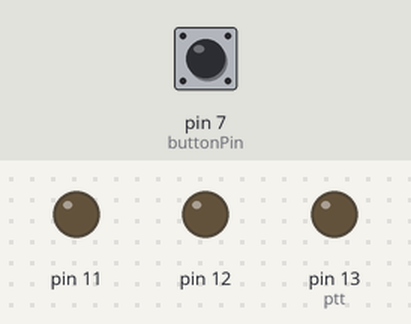
A sketch run on a simulated Arduino Uno, built with avr-gcc and run on an emulated ATmega328P. Shown: output pins drawn as LEDs (lit = HIGH). The test bench sets the inputs (shaded band); at power-on: pin 7 (buttonPin) LOW.

Above: at 1.2 s.
1.3 s: pin 7 (buttonPin) pulled HIGH for 0.15 s
At 6.8 s:
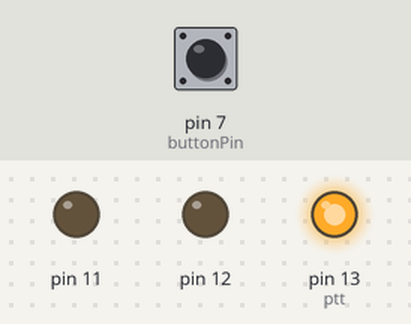
7.4 s: pin 7 (buttonPin) pulled HIGH for 1 s
At 9.9 s:
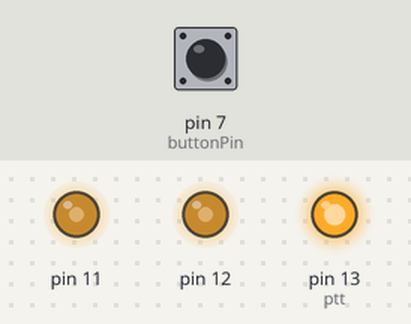
Timing chart, 0 to 16.2 s (numbered marks = the images above; inputs shaded):
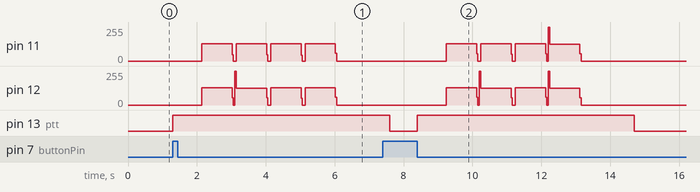

Measured:
- after the input at 1.3 s, pin 11: ramps from 129/255 to 0/255 and jumps back, once every 1.0 s; pin 13 (ptt): LOW → HIGH at once
- after the input at 7.4 s, pin 13 (ptt): HIGH → LOW after 0.20 s instead of 6.5 s

The sketch:

Tone.ino
```cpp
// DTMF (Dual Tone Multiple Frequency) Demonstration

// http://en.wikipedia.org/wiki/Dual-tone_multi-frequency

// To mix the output of the signals to output to a small speaker (i.e. 8 Ohms or higher),
// simply use 1K Ohm resistors from each output pin and tie them together at the speaker.
// Don't forget to connect the other side of the speaker to ground!

#include <Tone.h>

int ptt=13;
int buttonPin = 7;
boolean currentState = LOW;//stroage for current button state
boolean lastState = LOW;//storage for last button state

Tone freq1;
Tone freq2;

const int DTMF_freq1[] = { 1336, 1209, 1336, 1477, 1209, 1336, 1477, 1209, 1336, 1477, 1633 };
const int DTMF_freq2[] = {  941,  697,  697,  697,  770,  770,  770,  852,  852,  852, 941 };

void setup()
{
  pinMode(buttonPin, INPUT);//this time we will set the pin as INPUT
  pinMode(ptt, OUTPUT);
  Serial.begin(9600);
  freq1.begin(11);
  freq2.begin(12);
}

void playDTMF(uint8_t number, long duration)
{
  freq1.play(DTMF_freq1[number], duration);
  freq2.play(DTMF_freq2[number], duration);
}


void loop()
{
    currentState = digitalRead(buttonPin);
    if (currentState == HIGH && lastState == LOW){//if button has just been pressed
        digitalWrite(ptt, HIGH);
        delay(800);
        int i;
        uint8_t phone_number[] = { 1,1,1,10 };

        for(i = 0; i < sizeof(phone_number); i ++)
        {
         // Serial.print(phone_number[i], 10);
          //Serial.print(' ');
          playDTMF(phone_number[i], 900);
          delay(1000);
        }
        delay(1500);
        digitalWrite(ptt, LOW);
       // Serial.println();
        //delay(6000);
      delay(1);//crude form of button debouncing
    } else if(currentState == LOW && lastState == HIGH){
        digitalWrite(ptt, HIGH);
        delay(800);
        int i;
        uint8_t phone_number[] = { 0,0,0,10 };

        for(i = 0; i < sizeof(phone_number); i ++)
        {
          //Serial.print(phone_number[i], 10);
          //Serial.print(' ');
          playDTMF(phone_number[i], 900);
          delay(1000);
        }
        delay(1500);
        digitalWrite(ptt, LOW);
        //Serial.println();
        //delay(6000);
      delay(1);//crude form of button debouncing
    }
    lastState = currentState;
}
```
